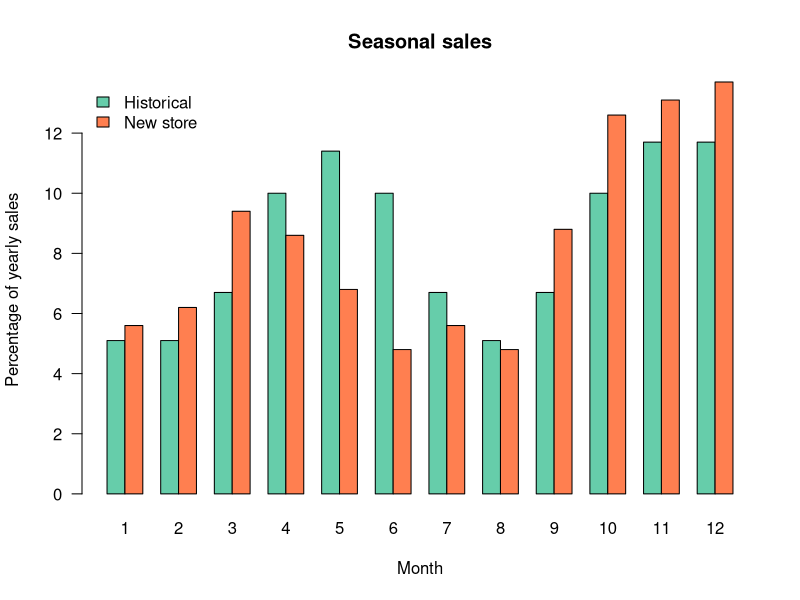

Generate this figure with R:
## Statistics for Business with Applications in R and RStudio
##
## Chapter 7: Testing proportions and distributions

## 7.1g ######################

Observed <- c(29, 45, 49.4, 32.8)
Historical <- c(0.39, 0.25, 0.13, 0.23)
Expected <- c(60.918, 39.05, 20.306, 35.926)

chi <- sum((Observed - Expected)^2 / Expected) # 59.587

## 7.1h ######################

qchisq(p = 0.95, df = 3) # 7.185

## 7.1i ######################

# Chi-squared test: x = observations p = model distribution
# rescale makes sure the model distribution adds up to 100%
chisq.test(x = Observed, p = Historical, rescale.p = TRUE)

# Chi-squared value: 59.587
# p-value: 7.201e-13

## 7.1j ######################

chisq <- chisq.test(x = Observed, p = Historical)
chisq$expected   # Extract expected values with $expected

## 7.2a ######################

# These are the values for the sales dataset
sales <- data.frame(month = seq(from = 1, to = 12, by = 1),
                    historical = c(5.1, 5.1, 6.7, 10, 11.4, 10,
                                   6.7, 5.1, 6.7, 10, 11.7, 11.7),
                    newstore = c(5.6, 6.2, 9.4, 8.6, 6.8, 4.8,
                                 5.6, 4.8, 8.8, 12.6, 13.1, 13.7))

summary(sales)

## 7.2b ######################

# Create a barplot
barplot(t(matrix(c(sales$historical, sales$newstore), ncol = 2)),
        beside = T, names.arg = sales$month, las = 1, xlab = 'Month',
        ylab = 'Percentage of yearly sales',
        main = 'Seasonal sales',
        col = c('aquamarine3','coral'))
# Add a legend
legend('topleft', bty = 'n',
       legend = c('Historical', 'New store'),
       fill = c('aquamarine3','coral'))

chisq.test(x = sales$newstore, p = sales$historical, rescale.p = TRUE)
# p-value: 
## 7.3h ######################

n <- c(71, 111)
k <- c(8, 16)
prop.test(x = k, n = n)
# p-value: 0.6984